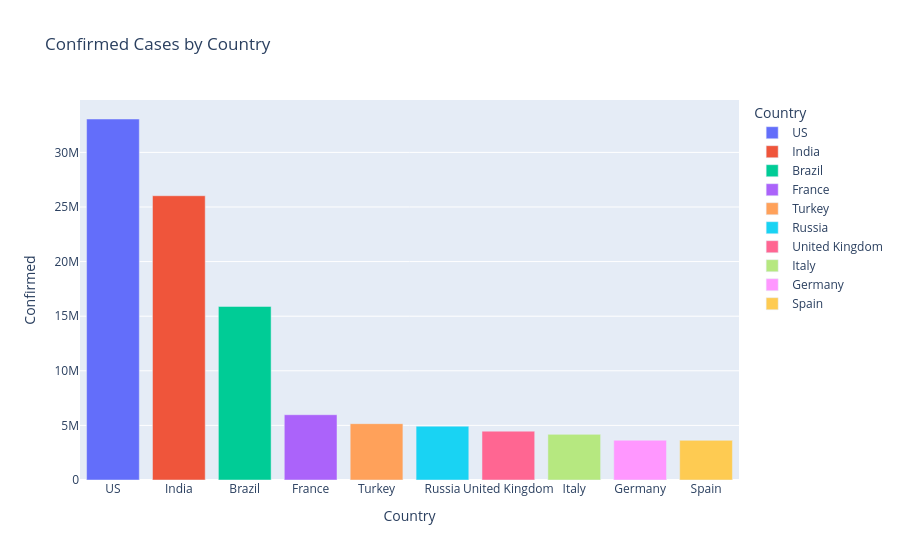

Source (notebook cell):
### Code cell
confirmed_cases_by_country = pd.DataFrame(data.groupby("Country")["Confirmed"].sum().sort_values(ascending=False).head(10))
confirmed_cases_by_country.reset_index(inplace=True)
print(confirmed_cases_by_country)
two = px.bar(confirmed_cases_by_country, x="Country", y="Confirmed", color="Country", title="Confirmed Cases by Country")
two.show()
two.write_html("confirmed_cases_by_country.html")

### Figure 1 — Plotly figure (JSON) as saved in the notebook; plotly's stock layout.template omitted (floating-point values rounded to 4 significant figures)
{"data": [{"hovertemplate": "Country=%{x}<br>Confirmed=%{y}<extra></extra>", "legendgroup": "US", "marker": {"color": "#636efa", "pattern": {"shape": ""}}, "name": "US", "orientation": "v", "showlegend": true, "textposition": "auto", "type": "bar", "x": ["US"], "xaxis": "x", "y": [33057486], "yaxis": "y"}, {"hovertemplate": "Country=%{x}<br>Confirmed=%{y}<extra></extra>", "legendgroup": "India", "marker": {"color": "#EF553B", "pattern": {"shape": ""}}, "name": "India", "orientation": "v", "showlegend": true, "textposition": "auto", "type": "bar", "x": ["India"], "xaxis": "x", "y": [26031991], "yaxis": "y"}, {"hovertemplate": "Country=%{x}<br>Confirmed=%{y}<extra></extra>", "legendgroup": "Brazil", "marker": {"color": "#00cc96", "pattern": {"shape": ""}}, "name": "Brazil", "orientation": "v", "showlegend": true, "textposition": "auto", "type": "bar", "x": ["Brazil"], "xaxis": "x", "y": [15894094], "yaxis": "y"}, {"hovertemplate": "Country=%{x}<br>Confirmed=%{y}<extra></extra>", "legendgroup": "France", "marker": {"color": "#ab63fa", "pattern": {"shape": ""}}, "name": "France", "orientation": "v", "showlegend": true, "textposition": "auto", "type": "bar", "x": ["France"], "xaxis": "x", "y": [5979099], "yaxis": "y"}, {"hovertemplate": "Country=%{x}<br>Confirmed=%{y}<extra></extra>", "legendgroup": "Turkey", "marker": {"color": "#FFA15A", "pattern": {"shape": ""}}, "name": "Turkey", "orientation": "v", "showlegend": true, "textposition": "auto", "type": "bar", "x": ["Turkey"], "xaxis": "x", "y": [5160423], "yaxis": "y"}, {"hovertemplate": "Country=%{x}<br>Confirmed=%{y}<extra></extra>", "legendgroup": "Russia", "marker": {"color": "#19d3f3", "pattern": {"shape": ""}}, "name": "Russia", "orientation": "v", "showlegend": true, "textposition": "auto", "type": "bar", "x": ["Russia"], "xaxis": "x", "y": [4926717], "yaxis": "y"}, {"hovertemplate": "Country=%{x}<br>Confirmed=%{y}<extra></extra>", "legendgroup": "United Kingdom", "marker": {"color": "#FF6692", "pattern": {"shape": ""}}, "name": "United Kingdom", "orientation": "v", "showlegend": true, "textposition": "auto", "type": "bar", "x": ["United Kingdom"], "xaxis": "x", "y": [4471065], "yaxis": "y"}, {"hovertemplate": "Country=%{x}<br>Confirmed=%{y}<extra></extra>", "legendgroup": "Italy", "marker": {"color": "#B6E880", "pattern": {"shape": ""}}, "name": "Italy", "orientation": "v", "showlegend": true, "textposition": "auto", "type": "bar", "x": ["Italy"], "xaxis": "x", "y": [4178261], "yaxis": "y"}, {"hovertemplate": "Country=%{x}<br>Confirmed=%{y}<extra></extra>", "legendgroup": "Germany", "marker": {"color": "#FF97FF", "pattern": {"shape": ""}}, "name": "Germany", "orientation": "v", "showlegend": true, "textposition": "auto", "type": "bar", "x": ["Germany"], "xaxis": "x", "y": [3642568], "yaxis": "y"}, {"hovertemplate": "Country=%{x}<br>Confirmed=%{y}<extra></extra>", "legendgroup": "Spain", "marker": {"color": "#FECB52", "pattern": {"shape": ""}}, "name": "Spain", "orientation": "v", "showlegend": true, "textposition": "auto", "type": "bar", "x": ["Spain"], "xaxis": "x", "y": [3631661], "yaxis": "y"}], "layout": {"barmode": "relative", "legend": {"title": {"text": "Country"}, "tracegroupgap": 0}, "title": {"text": "Confirmed Cases by Country"}, "xaxis": {"anchor": "y", "categoryarray": ["US", "India", "Brazil", "France", "Turkey", "Russia", "United Kingdom", "Italy", "Germany", "Spain"], "categoryorder": "array", "domain": [0, 1], "title": {"text": "Country"}}, "yaxis": {"anchor": "x", "domain": [0, 1], "title": {"text": "Confirmed"}}}}
